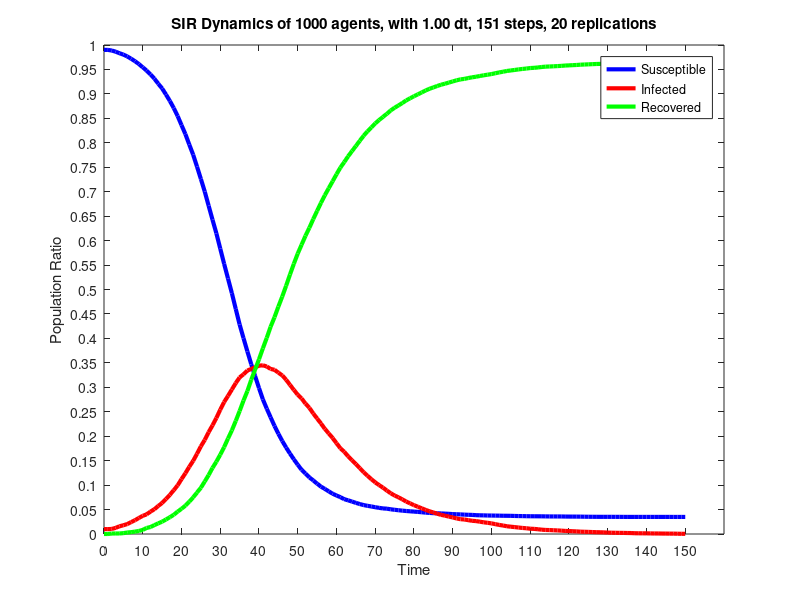

MATLAB code for this plot:
dynamics = [
990.000,10.000,0.000;
990.000,10.000,0.000;
988.700,10.300,1.000;
986.400,12.550,1.050;
983.150,15.750,1.100;
980.350,17.900,1.750;
976.600,20.350,3.050;
971.900,24.350,3.750;
966.900,28.200,4.900;
961.050,32.750,6.200;
954.400,37.150,8.450;
947.500,40.150,12.350;
939.850,45.850,14.300;
931.200,50.650,18.150;
920.900,57.300,21.800;
911.150,63.600,25.250;
898.650,71.650,29.700;
885.600,80.100,34.300;
871.050,89.600,39.350;
854.800,99.400,45.800;
836.200,112.250,51.550;
817.850,124.150,58.000;
796.500,137.350,66.150;
775.750,149.500,74.750;
751.300,163.950,84.750;
726.050,179.350,94.600;
700.200,192.400,107.400;
671.350,208.150,120.500;
642.700,222.150,135.150;
614.850,237.250,147.900;
583.550,254.250,162.200;
552.450,269.850,177.700;
522.450,282.400,195.150;
492.500,295.500,212.000;
460.200,308.600,231.200;
428.400,320.150,251.450;
400.550,326.650,272.800;
373.400,334.300,292.300;
347.100,337.500,315.400;
322.850,340.900,336.250;
298.450,344.200,357.350;
275.300,345.000,379.700;
256.350,342.550,401.100;
238.550,337.550,423.900;
220.950,335.750,443.300;
205.000,330.000,465.000;
190.200,324.250,485.550;
176.850,315.500,507.650;
164.400,304.900,530.700;
152.650,294.600,552.750;
141.600,284.850,573.550;
131.250,277.050,591.700;
123.500,266.650,609.850;
115.800,257.950,626.250;
109.550,246.500,643.950;
103.000,236.200,660.800;
96.800,225.950,677.250;
92.200,214.900,692.900;
87.200,205.600,707.200;
82.350,196.300,721.350;
78.750,185.650,735.600;
75.350,175.350,749.300;
71.200,168.250,760.550;
68.850,158.800,772.350;
66.300,150.650,783.050;
63.700,142.950,793.350;
61.300,134.650,804.050;
59.150,126.450,814.400;
57.600,118.950,823.450;
56.300,112.150,831.550;
54.750,105.500,839.750;
53.450,100.000,846.550;
52.300,94.700,853.000;
51.800,88.850,859.350;
50.500,83.250,866.250;
49.500,78.750,871.750;
48.600,75.000,876.400;
47.750,70.800,881.450;
47.000,66.250,886.750;
46.400,62.600,891.000;
45.800,58.950,895.250;
45.200,55.750,899.050;
44.500,52.500,903.000;
43.700,49.350,906.950;
43.150,46.400,910.450;
42.600,44.100,913.300;
42.400,41.400,916.200;
42.050,39.100,918.850;
41.650,37.500,920.850;
41.250,35.600,923.150;
40.650,33.850,925.500;
40.400,31.800,927.800;
40.050,30.250,929.700;
39.600,29.700,930.700;
39.250,28.300,932.450;
39.050,27.000,933.950;
38.500,26.400,935.100;
38.200,25.200,936.600;
38.100,23.850,938.050;
37.800,22.900,939.300;
37.750,21.700,940.550;
37.600,20.100,942.300;
37.500,18.550,943.950;
37.300,17.300,945.400;
37.250,15.800,946.950;
37.150,14.900,947.950;
36.900,14.100,949.000;
36.700,13.200,950.100;
36.600,12.350,951.050;
36.400,11.750,951.850;
36.300,10.800,952.900;
36.250,10.450,953.300;
36.200,9.700,954.100;
36.150,8.800,955.050;
36.000,8.250,955.750;
35.900,8.050,956.050;
35.900,7.650,956.450;
35.850,7.300,956.850;
35.850,6.850,957.300;
35.700,6.300,958.000;
35.600,6.050,958.350;
35.600,5.600,958.800;
35.550,5.300,959.150;
35.500,4.750,959.750;
35.350,4.550,960.100;
35.250,4.300,960.450;
35.200,4.000,960.800;
35.150,3.700,961.150;
35.100,3.550,961.350;
35.100,3.250,961.650;
35.100,2.850,962.050;
35.100,2.600,962.300;
35.050,2.450,962.500;
35.050,2.300,962.650;
35.000,2.250,962.750;
34.950,2.050,963.000;
34.950,1.950,963.100;
34.950,1.550,963.500;
34.950,1.450,963.600;
34.950,1.400,963.650;
34.950,1.300,963.750;
34.950,1.200,963.850;
34.950,1.050,964.000;
34.950,1.050,964.000;
34.950,0.900,964.150;
34.950,0.850,964.200;
34.950,0.750,964.300;
34.900,0.750,964.350;
34.900,0.550,964.550;
34.900,0.400,964.700;
34.900,0.350,964.750;
];
susceptible = dynamics (:, 1);
infected = dynamics (:, 2);
recovered = dynamics (:, 3);
totalPopulation = susceptible(1) + infected(1) + recovered(1);
susceptibleRatio = susceptible ./ totalPopulation;
infectedRatio = infected ./ totalPopulation;
recoveredRatio = recovered ./ totalPopulation;
steps = length (susceptible);
dt = 1.0;
replications = 20;
startingTime = 0;
endTime = (steps - 1) * dt;
time = 0 : dt : endTime;
figure
plot (time, susceptibleRatio.', 'color', 'blue', 'linewidth', 3);
hold on
plot (time, infectedRatio.', 'color', 'red', 'linewidth', 3);
hold on
plot (time, recoveredRatio.', 'color', 'green', 'linewidth', 3);
set(gca,'YTick',0:0.05:1.0)
set(gca,'XTick',0:10:endTime)
xlabel ('Time');
ylabel ('Population Ratio');
legend('Susceptible','Infected', 'Recovered');
titleStr = sprintf('SIR Dynamics of %i agents, with 1.00 dt, %i steps, 20 replications', totalPopulation, steps)
title (titleStr);
